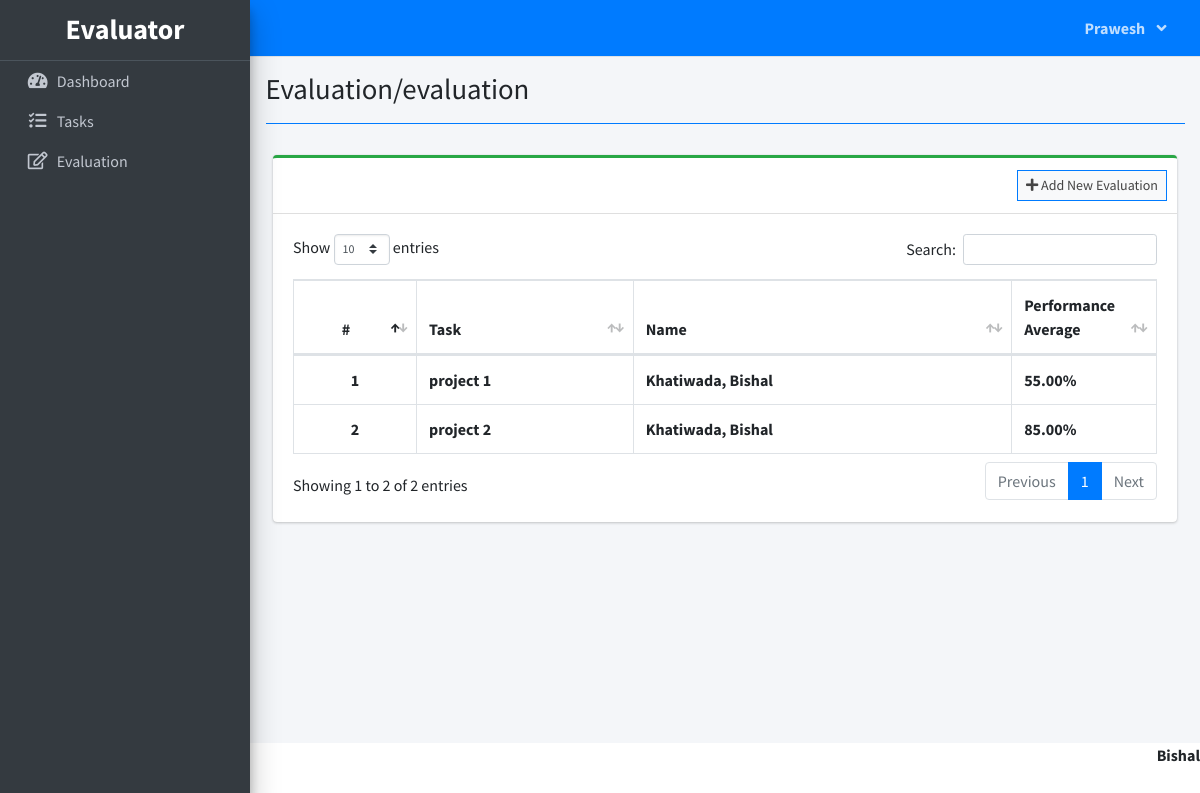
The app's page /index.php?page=evaluation/evaluation (signed in) with its own data.
### tables this page shows
CREATE TABLE `ratings` (
  `id` int(30) NOT NULL,
  `employee_id` int(30) NOT NULL,
  `task_id` int(30) NOT NULL,
  `evaluator_id` int(30) NOT NULL,
  `efficiency` int(11) NOT NULL,
  `timeliness` int(11) NOT NULL,
  `quality` int(11) NOT NULL,
  `accuracy` int(11) NOT NULL,
  `remarks` text NOT NULL,
  `date_created` datetime NOT NULL DEFAULT current_timestamp()
);

CREATE TABLE `task_list` (
  `id` int(30) NOT NULL,
  `task` varchar(200) NOT NULL,
  `description` text NOT NULL,
  `employee_id` int(30) NOT NULL,
  `due_date` date NOT NULL,
  `completed` date NOT NULL,
  `status` int(1) NOT NULL COMMENT '0=pending, 1=on-progress,3=Completed',
  `date_created` datetime NOT NULL DEFAULT current_timestamp()
);

### evaluation/evaluation.php (the view, shortened to what this page needs)
<?php include 'db_connect.php';
?>
<div class="col-lg-12">
    <div class="card card-outline card-success">
        <div class="card-header">
            <div class="card-tools">
                <a class="btn btn-block btn-sm btn-default btn-flat border-primary" href="./index.php?page=evaluation/new_evaluation"><i class="fa fa-plus"></i> Add New Evaluation</a>
            </div>
        </div>
        <div class="card-body">
            <table class="table tabe-hover table-bordered" id="list">
                <thead>
                    <tr>
                        <th class="text-center">#</th>
                        <th>Task</th>
                        <th>Name</th>
                        <th width="15%">Performance Average</th>
                    </tr>
                </thead>
                <tbody>
                    <?php
                    $i = 1;
                    $where = "";
                    if ($_SESSION['login_type'] == 1)
                        $where = " where r.evaluator_id = {$_SESSION['login_id']} ";
                    $qry = $conn->query("SELECT r.*,concat(e.lastname,', ',e.firstname,' ',e.middlename) as name,t.task,concat(ev.lastname,', ',ev.firstname,' ',ev.middlename) as ename,((((r.efficiency + r.timeliness + r.quality + r.accuracy)/4)/5) * 100) as pa FROM ratings r inner join employee_list e on e.id = r.employee_id inner join task_list t on t.id = r.task_id inner join evaluator_list ev on ev.id = r.evaluator_id $where order by concat(e.lastname,', ',e.firstname,' ',e.middlename) asc");
                    while ($row = $qry->fetch_assoc()):
                        $performance_average = $row['pa'];
                    ?>
                    <tr>
                        <th class="text-center"><?php echo $i++ ?></th>
                        <td><b><?php echo ($row['task']) ?></b></td>
                        <td><b><?php echo ucwords($row['name']) ?></b></td>
                        <td><b><?php echo number_format($performance_average, 2)."%" ?></b></td>
                    <?php endwhile; ?>
                </tbody>
            </table>
        </div>
    </div>
</div>

### index.php (shortened to what this page needs)
<!DOCTYPE html>
<html lang="en">
<?php
	include 'header.php'
?>
<body class="hold-transition sidebar-mini layout-fixed layout-navbar-fixed layout-footer-fixed">
<div class="wrapper">
  <?php include 'topbar.php' ?>
  <?php include 'sidebar.php' ?>
  <div class="content-wrapper">
    <div class="content-header">
      <div class="container-fluid">
        <div class="row mb-2">
          <div class="col-sm-6">
            <h1 class="m-0"><?php echo $title ?></h1>
          </div>
        </div>
            <hr class="border-primary">
      </div>
    </div>
    <section class="content">
      <div class="container-fluid">
         <?php
            $page = isset($_GET['page']) ? $_GET['page'] : 'home';
            if(!file_exists($page.".php")){
                include '404.html';
            }else{
            include $page.'.php';
            }
          ?>
      </div>
    </section>
  </div>
    <div class="float-right d-none d-sm-inline-block">
      <b><?php echo $_SESSION['system']['name'] ?></b>
    </div>
</div>
</body>
</html>

### header.php (shortened to what this page needs)
<head>
  <?php
  $title = isset($_GET['page']) ? ucwords(str_replace("_", ' ', $_GET['page'])) : "Home";
  ?>
  <link rel="stylesheet" href="assets/plugins/fontawesome-free/css/all.min.css">
  <link rel="stylesheet" href="assets/plugins/overlayScrollbars/css/OverlayScrollbars.min.css">
  <link rel="stylesheet" href="assets/plugins/datatables-bs4/css/dataTables.bootstrap4.min.css">
  <link rel="stylesheet" href="assets/plugins/datatables-responsive/css/responsive.bootstrap4.min.css">
  <link rel="stylesheet" href="assets/plugins/datatables-buttons/css/buttons.bootstrap4.min.css">
  <link rel="stylesheet" href="assets/plugins/select2/css/select2.min.css">
  <link rel="stylesheet" href="assets/plugins/select2-bootstrap4-theme/select2-bootstrap4.min.css">
  <link rel="stylesheet" href="assets/plugins/sweetalert2-theme-bootstrap-4/bootstrap-4.min.css">
  <link rel="stylesheet" href="assets/plugins/toastr/toastr.min.css">
  <link rel="stylesheet" href="assets/plugins/dropzone/min/dropzone.min.css">
  <link rel="stylesheet" href="assets/dist/css/jquery.datetimepicker.min.css">
  <link rel="stylesheet" href="assets/plugins/icheck-bootstrap/icheck-bootstrap.min.css">
  <link rel="stylesheet" href="assets/plugins/bootstrap4-toggle/css/bootstrap4-toggle.min.css">
  <link rel="stylesheet" href="assets/dist/css/adminlte.min.css">
  <link rel="stylesheet" href="assets/dist/css/styles.css">
  <link rel="stylesheet" href="assets/plugins/summernote/summernote-bs4.min.css">
</head>

### topbar.php (shortened to what this page needs)
<nav class="main-header navbar navbar-expand navbar-primary navbar-dark ">
    <ul class="navbar-nav ml-auto">
        <li class="nav-item">
            <a class="nav-link" data-widget="fullscreen" href="#" role="button">
            </a>
        </li>
        <li class="nav-item dropdown">
            <a class="nav-link"  data-toggle="dropdown" aria-expanded="true" href="javascript:void(0)">
                <span>
                    <div class="d-felx badge-pill">
                        <span><b><?php echo ucwords($_SESSION['login_firstname']) ?></b></span>
                        <span class="fa fa-angle-down ml-2"></span>
                    </div>
                </span>
            </a>
        </li>
    </ul>
</nav>

### sidebar.php (shortened to what this page needs)
 <aside class="main-sidebar sidebar-dark-primary elevation-4">
    <div class="dropdown">
   	<a href="./" class="brand-link">
        <?php if($_SESSION['login_type'] == 2): ?>
        <h3 class="text-center p-0 m-0"><b>ADMIN</b></h3>
        <?php elseif($_SESSION['login_type'] == 1): ?>
        <h3 class="text-center p-0 m-0"><b>Evaluator</b></h3>
         <?php else: ?>
        <h3 class="text-center p-0 m-0"><b>Employee</b></h3>
        <?php endif; ?>
    </a>
    </div>
    <div class="sidebar pb-4 mb-4">
      <nav class="mt-2">
        <ul class="nav nav-pills nav-sidebar flex-column nav-flat" data-widget="treeview" role="menu" data-accordion="false">
         <li class="nav-item dropdown">
            <a href="./" class="nav-link nav-home">
              <i class="nav-icon fas fa-tachometer-alt"></i>
              <p>
                Dashboard
              </p>
            </a>
          </li>
          <li class="nav-item dropdown">
            <a href="./index.php?page=tasks/task_list" class="nav-link nav-task_list">
              <i class="nav-icon fas fa-tasks"></i>
              <p>
                Tasks
              </p>
            </a>
          </li>
          <?php if($_SESSION['login_type'] != 0): ?>
          <li class="nav-item dropdown">
            <a href="./index.php?page=evaluation/evaluation" class="nav-link nav-evaluation">
              <i class="nav-icon far fa-edit"></i>
              <p>
                Evaluation
              </p>
            </a>
          </li>
        <?php endif; ?>
            </ul>
        </nav>
    </div>
</aside>

### records on screen
ratings: task_list.task "project 1", name "Khatiwada, Bishal", performance_average "55.00"
ratings: task_list.task "project 2", name "Khatiwada, Bishal", performance_average "85.00"

### other values on screen
$_SESSION['login_firstname'] "Prawesh"
$title "Evaluation/evaluation"
$_SESSION['system']['name'] "Bishal"
